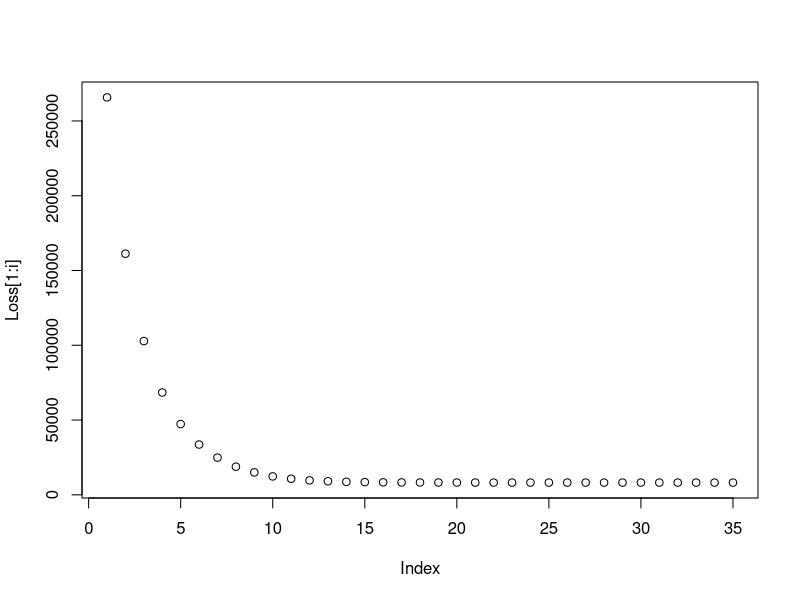
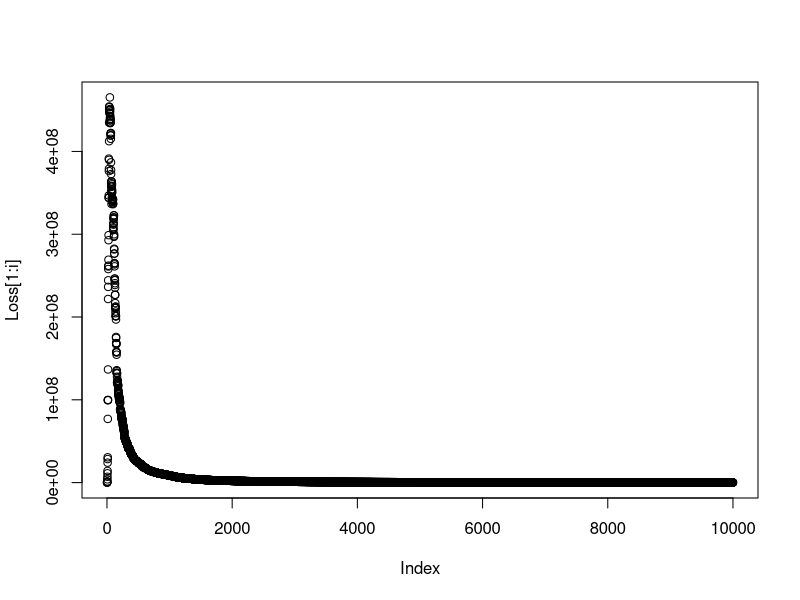
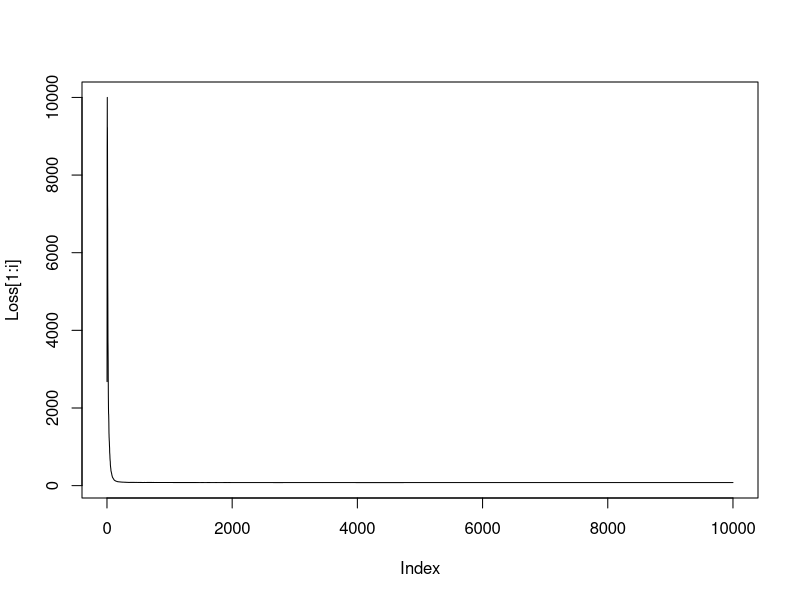
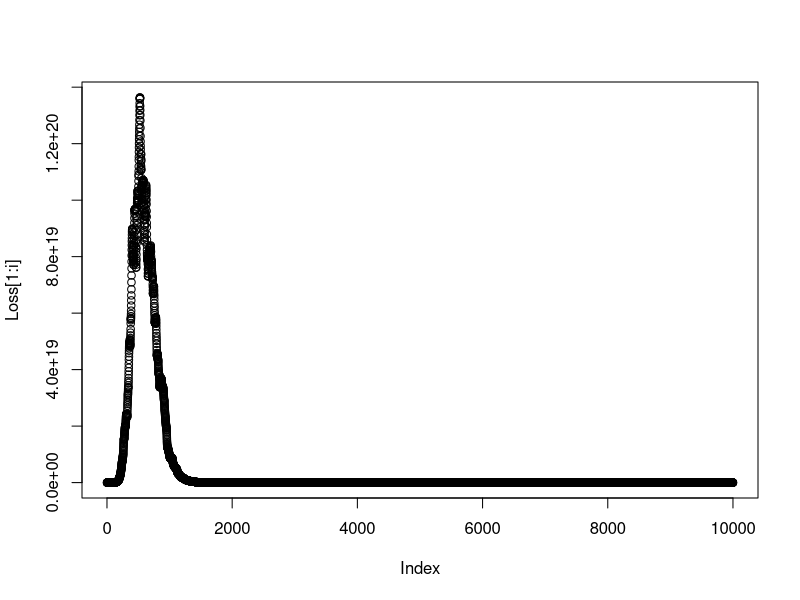
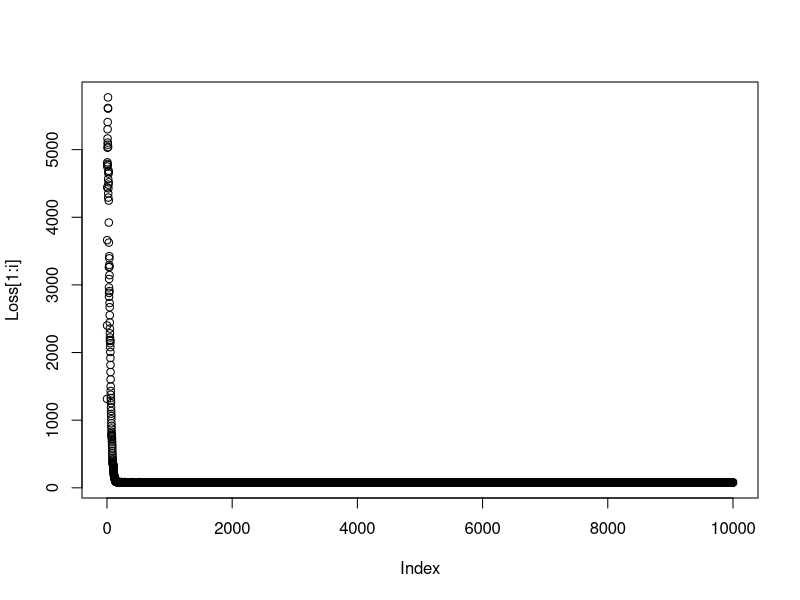

These charts were generated, in order, by the following R code:
## ---- chunk 1
knitr::opts_chunk$set(echo = TRUE)
## ---- chunk 2
#Linear regression case ; Data setup
set.seed(1000)
n = 10100; p = 50
beta_real = rnorm(p, sd=5) 
x <- matrix(rnorm((n*p), 0, 1), n, p)
y <- x%*%beta_real + rnorm(n, 0, 1)

itr = 10000 ; tol = 1e-3 ; L = 0.1 ; alpha = 0.0 ; gamma = 0.8

#LS estimate
betahat = solve(t(x)%*%x)%*%t(x)%*%y
mean((beta_real - betahat)^2)
## ---- chunk 3
set.seed(1000)
beta = rep(0, p)
Loss = rep(0, itr)

Loss[1] = sum(abs(y-x%*%beta))

for(i in 2:itr){
  betaOld = beta
  derivbeta = -2*t(x)%*%(y-x%*%betaOld)
  beta = betaOld - L * derivbeta
  Loss[i] = sum(abs(y-x%*%beta))
  
  if(abs(Loss[i] - Loss[i-1]) < tol){Loss<- Loss[1:i] ; break}
  
  Counter = 1 ; Lnew = L ; dsqr = sum(derivbeta*derivbeta)
  while (Loss[i] > Loss[i-1] - alpha*Lnew*dsqr){
    Lnew = gamma*Lnew
    beta = betaOld - Lnew * derivbeta
    Loss[i] = sum(abs(y-x%*%beta))
    
    if(Counter > 100){break}
    Counter = Counter + 1
  }
  if(Counter > 100){break}
}

#comparison
mean((beta_real - beta)^2); plot(Loss[1:i])
## ---- chunk 4
#Validation set to monitor the loss
yval <- y[10001:10100]
xval <- x[10001:10100, ]


y <- y[1:10000]
x <- x[1:10000, ]

set.seed(1000)
beta = rep(0, p)#array(betahat)
Loss = rep(0, itr)

rand = round(runif(1, 1, nrow(x)), 0)
Loss[1] = sum(abs(yval-xval%*%beta))

stopping = F

for(i in 2:itr){
  L = 1/(i)  # notice now this is the step size control.
  
  betaOld = beta
  rand = sample(1:nrow(x), 1)
  derivbeta = -2*array(x[rand,])*as.numeric(y[rand]-x[rand,]%*%betaOld)
  beta = betaOld - L * derivbeta
  
  Loss[i] = sum(abs(yval-xval%*%beta))#(y[rand]-x[rand,]%*%betaOld)^2# #not necessary, but for fun
  
  if(stopping){
   if(i > 500){
   if(abs(Loss[i-1]-Loss[i])/Loss[i-1]<1e-5 || Loss[i-1] < Loss[i]){
    break
   } 
  } 
  }
}


#comparison
mean((beta_real - beta)^2); plot(Loss[1:i])

## ---- chunk 5
#stochastic grad "descent" - i.e. minimize
set.seed(1000)
beta = rep(0, p)
Loss = rep(0, itr)

#stochastic gradient descent mini-batch - set of values value.
b = 10 # mini-batch size!

#get random SET of data and use it to calculate loss.
ss = round(runif(b, 1, nrow(x)), 0)
Loss[1] = sum(abs(yval-xval%*%beta))

for(i in 2:itr){
  ss = round(runif(b, 1, nrow(x)), 0)
  
  L = 1/i  
  
  betaOld = beta
  derivbeta = -2*t(x[ss,])%*%(y[ss]-x[ss,]%*%betaOld)/b
  beta = betaOld - L * derivbeta

  Loss[i] = sum(abs(yval-xval%*%beta)) #not necessary, but for fun
  
  if(stopping){
   if(i > 500){
   if(abs(Loss[i-1]-Loss[i])/Loss[i-1]<1e-5 || Loss[i-1] < Loss[i]){
    break
   } 
  } 
  }
}

#comparison
mean((beta_real - beta)^2); plot(Loss[1:i], type='l')

## ---- chunk 6
#stochastic grad "descent" - i.e. minimize
set.seed(1000)
beta = rep(0, p)
Loss = rep(0, itr)
#stochastic gradient descent with momentum!

#get random sample and use it to calculate loss.
rand = round(runif(1, 1, nrow(x)), 0)
Loss[1] = sum(abs(yval-xval%*%beta))

#momentum and decay
momentum = rep(0, p)
decay = 0.9 #This is the default value in most packages
rate = 0.5 # can control how fast the decay rate reduces 

update = F #Wheather to update the momentum

for(i in 2:itr){
  if(i>2){momentum = beta - betaOld} #update momentum
  
  L = 1/i
  betaOld = beta
  
  rand = sample(1:nrow(x), 1)
  
  derivbeta = -2*array(x[rand,])*as.numeric(y[rand]-x[rand,]%*%betaOld)
  
  if(update){
   if(i %% 10){decay = rate*decay} 
  } # reducing momentum every 10th iteration
  
  beta = betaOld - L * derivbeta + decay * momentum
  
  Loss[i] = sum(abs(yval-xval%*%beta)) #not necessary, but for fun
  
  if(stopping){
   if(i > 500){
   if(abs(Loss[i-1]-Loss[i])/Loss[i]<1e-5 || Loss[i-1] < Loss[i]){
    break
   } 
  } 
  }
}

#comparison
mean((beta_real - beta)^2); plot(Loss[1:i])

## ---- chunk 7
#stochastic grad "descent" - i.e. minimize
set.seed(1000)
beta = rep(0, p)
Loss = rep(0, itr)

#stochastic gradient descent mini-batch AND momentum.
b = 50 #mini-batch size!
tol = 1e-3 ; L = 0.1 ;  alpha = 0.01 ; gamma = 0.8 

#get random SET of data and use it to calculate loss.
ss = round(runif(b, 1, nrow(x)), 0)
Loss[1] = sum(abs(y[ss]-x[ss,]%*%beta))

#momentum and decay
momentum = rep(0, p)
decay = 0.9
rate = 0.5

update = F #Wheather to update the momentum

for(i in 2:itr){
  if(i>2){momentum = beta - betaOld} #update momentum
  
  ss = sample(1:nrow(x), b)
  L = 1/i  
  
  if(update){
   if(i %% 10){decay = rate*decay} 
  }
  
  betaOld = beta
  derivbeta = -2*t(x[ss,])%*%(y[ss]-x[ss,]%*%betaOld)/b
  beta = betaOld - L * derivbeta + decay * momentum
  
  Loss[i] = sum(abs(yval-xval%*%beta)) #not necessary, but for fun
  
  if(stopping){
   if(i > 500){
   if(abs(Loss[i-1]-Loss[i])/Loss[i]<1e-5 || Loss[i-1] < Loss[i]){
    break
   } 
  } 
  }
}
#comparison
mean((beta_real - beta)^2); plot(Loss[1:i])

